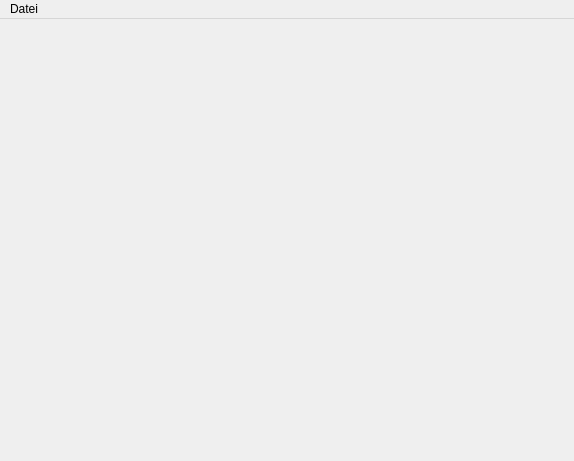
<?xml version="1.0" encoding="UTF-8"?>
<ui version="4.0">
 <class>MainWindow</class>
 <widget class="QMainWindow" name="MainWindow">
  <property name="geometry">
   <rect>
    <x>0</x>
    <y>0</y>
    <width>574</width>
    <height>461</height>
   </rect>
  </property>
  <property name="sizePolicy">
   <sizepolicy hsizetype="Expanding" vsizetype="Expanding">
    <horstretch>0</horstretch>
    <verstretch>0</verstretch>
   </sizepolicy>
  </property>
  <property name="windowTitle">
   <string>KI Testumgebung (c) 2017 - de.sci.informatik.ki</string>
  </property>
  <widget class="QWidget" name="centralwidget">
   <property name="sizePolicy">
    <sizepolicy hsizetype="Preferred" vsizetype="Preferred">
     <horstretch>0</horstretch>
     <verstretch>0</verstretch>
    </sizepolicy>
   </property>
   <layout class="QHBoxLayout" name="horizontalLayout">
    <property name="spacing">
     <number>0</number>
    </property>
    <property name="sizeConstraint">
     <enum>QLayout::SetDefaultConstraint</enum>
    </property>
    <property name="leftMargin">
     <number>0</number>
    </property>
    <property name="topMargin">
     <number>0</number>
    </property>
    <property name="rightMargin">
     <number>0</number>
    </property>
    <property name="bottomMargin">
     <number>0</number>
    </property>
    <item>
     <layout class="QVBoxLayout" name="verticalLayout">
      <property name="spacing">
       <number>0</number>
      </property>
      <property name="sizeConstraint">
       <enum>QLayout::SetDefaultConstraint</enum>
      </property>
      <item>
       <widget class="Form" name="widget" native="true"/>
      </item>
     </layout>
    </item>
   </layout>
  </widget>
  <widget class="QMenuBar" name="menubar">
   <property name="geometry">
    <rect>
     <x>0</x>
     <y>0</y>
     <width>574</width>
     <height>22</height>
    </rect>
   </property>
   <property name="nativeMenuBar">
    <bool>true</bool>
   </property>
   <widget class="QMenu" name="menuDatei">
    <property name="tearOffEnabled">
     <bool>false</bool>
    </property>
    <property name="title">
     <string>Datei</string>
    </property>
   </widget>
   <addaction name="menuDatei"/>
  </widget>
 </widget>
 <customwidgets>
  <customwidget>
   <class>Form</class>
   <extends>QWidget</extends>
   <header>form.h</header>
   <container>1</container>
  </customwidget>
 </customwidgets>
 <resources/>
 <connections/>
 <slots>
  <signal>onResize()</signal>
  <slot>setWindowContent()</slot>
 </slots>
</ui>
